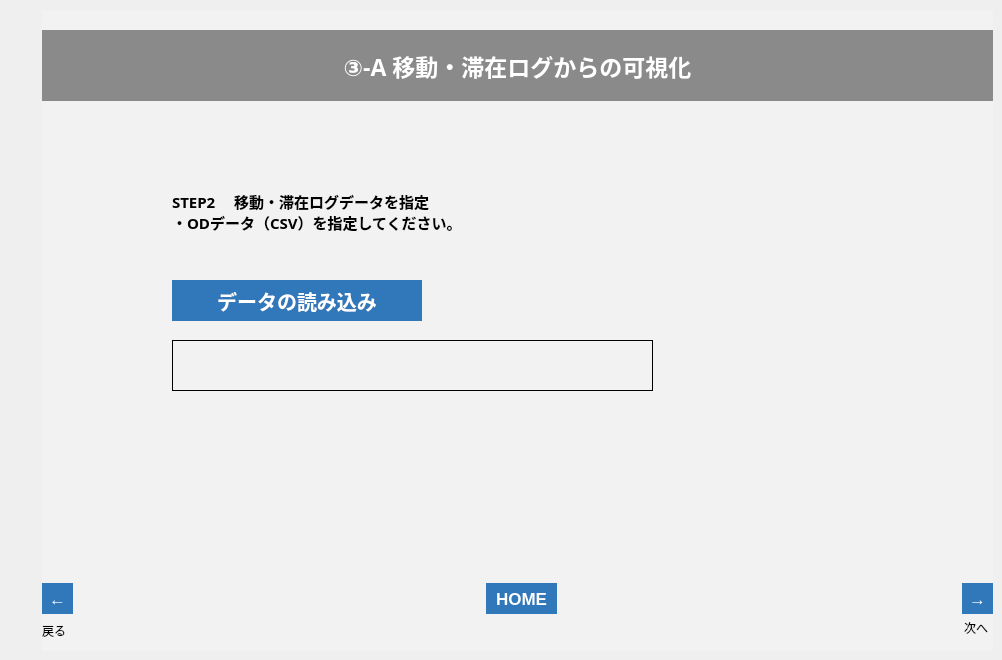
   <widget class="QWidget" name="tab_21">
    <attribute name="title">
     <string>003_3</string>
    </attribute>
    <widget class="QFrame" name="frame_22">
     <property name="geometry">
      <rect>
       <x>42</x>
       <y>10</y>
       <width>951</width>
       <height>641</height>
      </rect>
     </property>
     <property name="styleSheet">
      <string notr="true">background-color: rgb(242, 242, 242);</string>
     </property>
     <property name="frameShape">
      <enum>QFrame::NoFrame</enum>
     </property>
     <property name="frameShadow">
      <enum>QFrame::Plain</enum>
     </property>
     <property name="lineWidth">
      <number>0</number>
     </property>
     <widget class="QLabel" name="lbl_003_3_n">
      <property name="geometry">
       <rect>
        <x>922</x>
        <y>610</y>
        <width>31</width>
        <height>16</height>
       </rect>
      </property>
      <property name="text">
       <string>次へ</string>
      </property>
     </widget>
     <widget class="QLabel" name="label_107">
      <property name="geometry">
       <rect>
        <x>0</x>
        <y>610</y>
        <width>50</width>
        <height>21</height>
       </rect>
      </property>
      <property name="text">
       <string>戻る</string>
      </property>
     </widget>
     <widget class="QToolButton" name="btn_003_3_n">
      <property name="geometry">
       <rect>
        <x>920</x>
        <y>573</y>
        <width>31</width>
        <height>31</height>
       </rect>
      </property>
      <property name="font">
       <font>
        <pointsize>13</pointsize>
        <weight>75</weight>
        <bold>true</bold>
       </font>
      </property>
      <property name="styleSheet">
       <string notr="true">background-color: rgb(48,120,186);
color: rgb(255, 255, 255);
border: none;</string>
      </property>
      <property name="text">
       <string>→</string>
      </property>
     </widget>
     <widget class="QToolButton" name="btn_003_3_b">
      <property name="geometry">
       <rect>
        <x>0</x>
        <y>573</y>
        <width>31</width>
        <height>31</height>
       </rect>
      </property>
      <property name="font">
       <font>
        <pointsize>13</pointsize>
        <weight>75</weight>
        <bold>true</bold>
       </font>
      </property>
      <property name="styleSheet">
       <string notr="true">background-color: rgb(48,120,186);
color: rgb(255, 255, 255);
border: none;</string>
      </property>
      <property name="text">
       <string>←</string>
      </property>
     </widget>
     <widget class="QLabel" name="label_108">
      <property name="geometry">
       <rect>
        <x>0</x>
        <y>20</y>
        <width>951</width>
        <height>71</height>
       </rect>
      </property>
      <property name="font">
       <font>
        <family>游ゴシック</family>
        <pointsize>17</pointsize>
        <weight>75</weight>
        <bold>true</bold>
       </font>
      </property>
      <property name="styleSheet">
       <string notr="true">background-color: rgb(138, 138, 138);
color: rgb(255, 255, 255);</string>
      </property>
      <property name="text">
       <string>③-A 移動・滞在ログからの可視化</string>
      </property>
      <property name="alignment">
       <set>Qt::AlignCenter</set>
      </property>
     </widget>
     <widget class="QToolButton" name="btn_home_17">
      <property name="geometry">
       <rect>
        <x>444</x>
        <y>573</y>
        <width>71</width>
        <height>31</height>
       </rect>
      </property>
      <property name="font">
       <font>
        <pointsize>13</pointsize>
        <weight>75</weight>
        <bold>true</bold>
       </font>
      </property>
      <property name="styleSheet">
       <string notr="true">background-color: rgb(48,120,186);
color: rgb(255, 255, 255);
border: none;</string>
      </property>
      <property name="text">
       <string>HOME</string>
      </property>
     </widget>
     <widget class="QLabel" name="lbl_002_read_msg_2">
      <property name="geometry">
       <rect>
        <x>130</x>
        <y>410</y>
        <width>711</width>
        <height>61</height>
       </rect>
      </property>
      <property name="font">
       <font>
        <family>游ゴシック</family>
        <pointsize>16</pointsize>
        <weight>75</weight>
        <bold>true</bold>
       </font>
      </property>
      <property name="styleSheet">
       <string notr="true">border-color: rgb(220, 220, 220);
color: rgb(255, 0, 0);</string>
      </property>
      <property name="frameShape">
       <enum>QFrame::Box</enum>
      </property>
      <property name="lineWidth">
       <number>0</number>
      </property>
      <property name="midLineWidth">
       <number>0</number>
      </property>
      <property name="text">
       <string/>
      </property>
      <property name="alignment">
       <set>Qt::AlignLeading|Qt::AlignLeft|Qt::AlignVCenter</set>
      </property>
     </widget>
     <widget class="QLabel" name="lbl_002_filename_2">
      <property name="geometry">
       <rect>
        <x>130</x>
        <y>330</y>
        <width>481</width>
        <height>51</height>
       </rect>
      </property>
      <property name="font">
       <font>
        <pointsize>14</pointsize>
       </font>
      </property>
      <property name="frameShape">
       <enum>QFrame::Panel</enum>
      </property>
      <property name="text">
       <string/>
      </property>
      <property name="alignment">
       <set>Qt::AlignCenter</set>
      </property>
     </widget>
     <widget class="QLabel" name="label_33">
      <property name="geometry">
       <rect>
        <x>130</x>
        <y>180</y>
        <width>711</width>
        <height>71</height>
       </rect>
      </property>
      <property name="font">
       <font>
        <family>游ゴシック</family>
        <pointsize>11</pointsize>
        <weight>75</weight>
        <bold>true</bold>
       </font>
      </property>
      <property name="styleSheet">
       <string notr="true">border-color: rgb(220, 220, 220);</string>
      </property>
      <property name="frameShape">
       <enum>QFrame::Box</enum>
      </property>
      <property name="lineWidth">
       <number>0</number>
      </property>
      <property name="midLineWidth">
       <number>0</number>
      </property>
      <property name="text">
       <string>STEP2　 移動・滞在ログデータを指定
・ODデータ（CSV）を指定してください。
</string>
      </property>
      <property name="alignment">
       <set>Qt::AlignLeading|Qt::AlignLeft|Qt::AlignTop</set>
      </property>
     </widget>
     <widget class="QPushButton" name="btn_003_csv_read">
      <property name="geometry">
       <rect>
        <x>130</x>
        <y>270</y>
        <width>250</width>
        <height>41</height>
       </rect>
      </property>
      <property name="font">
       <font>
        <family>游ゴシック</family>
        <pointsize>15</pointsize>
        <weight>75</weight>
        <bold>true</bold>
       </font>
      </property>
      <property name="autoFillBackground">
       <bool>false</bool>
      </property>
      <property name="styleSheet">
       <string notr="true">background-color: rgb(48,120,186);
color: rgb(255, 255, 255);
border: none;</string>
      </property>
      <property name="text">
       <string>データの読み込み</string>
      </property>
     </widget>
    </widget>
   </widget>
